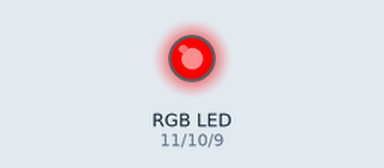
This sketch was run on a simulated Arduino Uno, built with avr-gcc and run on an emulated ATmega328P. Shown: an RGB LED mixed from three pins (HIGH = lit).

Above: at 0.05 s.
At 0.25 s:
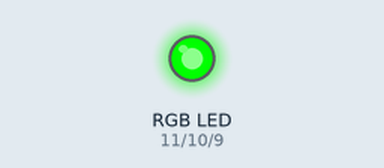
At 0.4 s:
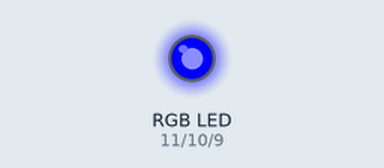
At 0.5 s:
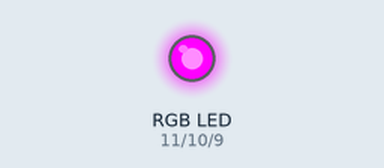
Timing chart, 0 to 3.0 s (numbered marks = the images above):
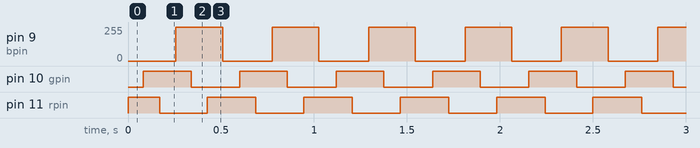

Measured:
- by itself, pin 9 (bpin): alternates 255/255 for 0.25 s and 0/255 for 0.27 s
- by itself, pin 10 (gpin): alternates HIGH for 0.26 s and LOW for 0.26 s
- by itself, pin 11 (rpin): repeats every 0.52 s: LOW 0.26 s, HIGH 0.26 s

The sketch:

rgbLed.ino
```cpp
int rpin = 11;
int gpin = 10;
int bpin = 9;

float h = 0;

int r = 0, g = 0, b = 0;

void setup() {
  // Put your setup code here, to run once:
  pinMode(rpin, OUTPUT);
  pinMode(gpin, OUTPUT);
  pinMode(bpin, OUTPUT);
}

void loop() {
  h += 0.01;
  if (h >= 1.0) {
    h = 0;
  }

  h2rgb(h, r, g, b);

  analogWrite(rpin, r);
  analogWrite(gpin, g);
  analogWrite(bpin, b);

  delay(5);
}

void h2rgb(float h, int& r, int& g, int& b) {
  float v = 1; // Value
  float s = 1; // Saturation
  float var1, var2, var3;
  float varr, varg, varb;

  if (s == 0) {
    r = g = b = v * 255;
  } else {
    float varh = h * 6;
    if (varh == 6) varh = 0;
    int vari = int(varh);
    var1 = v * (1 - s);
    var2 = v * (1 - s * (varh - vari));
    var3 = v * (1 - s * (1 - (varh - vari)));

    if (vari == 0) {
      varr = v;
      varg = var3;
      varb = var1;
    } else if (vari == 1) {
      varr = var2;
      varg = v;
      varb = var1;
    } else if (vari == 2) {
      varr = var1;
      varg = v;
      varb = var2;
    } else if (vari == 3) {
      varr = var1;
      varg = var2;
      varb = v;
    } else if (vari == 4) {
      varr = var2;
      varg = var1;
      varb = v;
    } else {
      varr = v;
      varg = var1;
      varb = var2;
    }

    r = varr * 255;
    g = varg * 255;
    b = varb * 255;
  }
}
```
